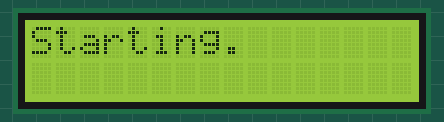
This sketch was run on a simulated Arduino Uno, built with avr-gcc and run on an emulated ATmega328P. On the bench: 16×2 character LCD. Random numbers use the default seed unless the sketch sets one; what the sketch prints to the serial monitor is not drawn.

Above: at 0.1 s.
At 3.1 s:
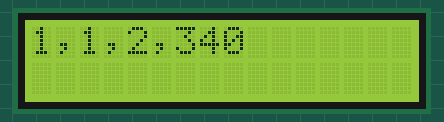
At 9.1 s:
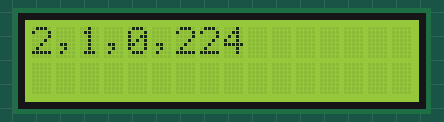
At 18.1 s:
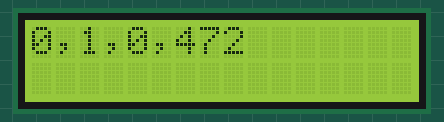
At 27.1 s:
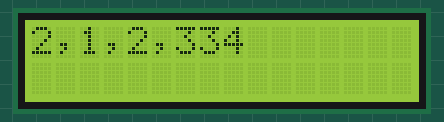
At 36.1 s:
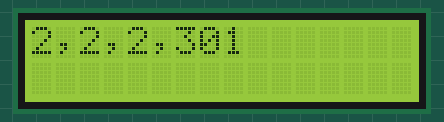

The sketch:

CameraSliderControllerV2.ino
```cpp
#include <Wire.h>
#include <LiquidCrystal_I2C.h>

// Temp Code
int period = 3000;
unsigned long time_now = 0;

enum zMovement_enum : int {
  idleZ = 0,
  up = 1,
  down = 2
};
enum yMovement_enum : int {
  idleY = 0,
  rotateLeft = 1,
  rotateRight = 2
};
enum xMovement_enum : int {
  idleX = 0,
  left = 1,
  right = 2
};

// Set up the Bluetooth serial connection
LiquidCrystal_I2C lcd(0x27, 16, 2);

void setup() {
  Serial.begin(38400);
  lcd.begin();
  lcd.clear();
  lcd.backlight();
  lcd.println("Starting.");
}

void lcdPrint(String data) {
  lcd.clear();
  lcd.setCursor(0, 0);
  lcd.print(data);
}

int x = 0;
int y = 0;
int z = 0;
int speed = 500;
String dataString = "0,0,0\n";

void loop() {

  if (millis() >= time_now + period) {
    time_now += period;

    int x = random(0, 3);  // 0:idle, 1:left, 2:right
    int y = random(0, 3);  // 0:idle, 1:rotateLeft, 2:rotateRight
    int z = random(0, 3);  // 0:idle, 1:up, 2:down
    speed = random(100, 501);

    dataString = String(x) + "," +
                 String(y) + "," +
                 String(z) + "," +
                 String(speed);

    lcdPrint(dataString);

    Serial.print(dataString + "\n");
  }

  delay(10);
}
```

Measured:
- what the display in image 1 shows lasts 3.0 s, from 3.0 s to 6.0 s
